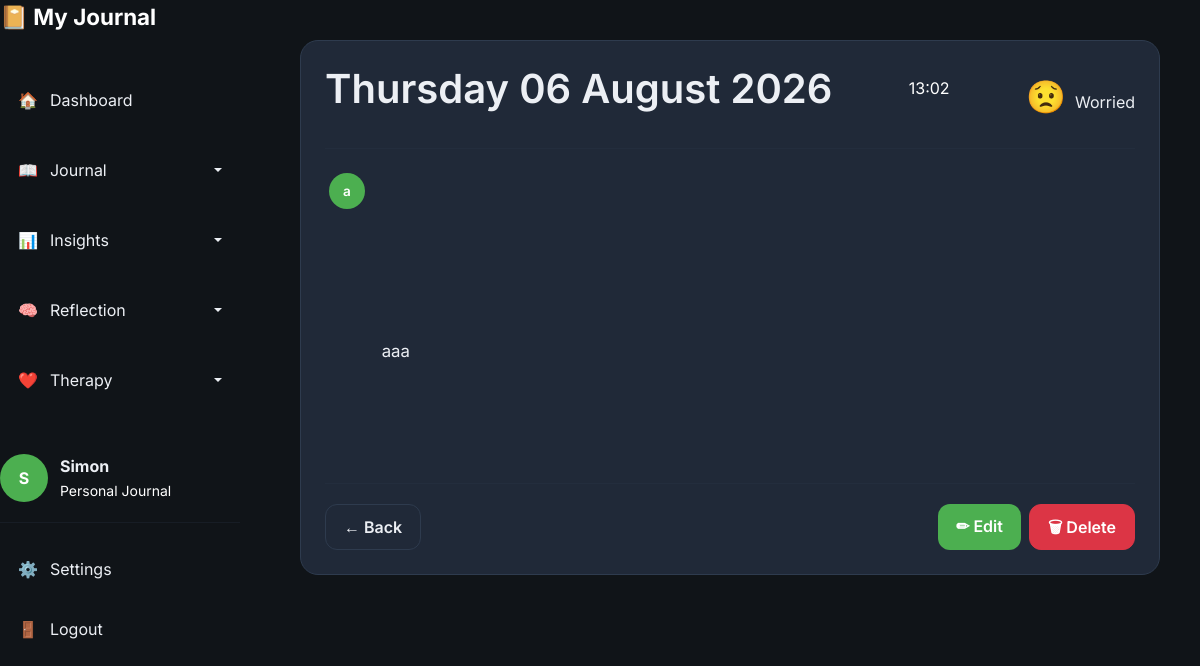
The page /journal/3 (signed in) on the database its author committed.
### models/user.py (models this page shows, shortened)
class User(UserMixin, db.Model):
    id = db.Column(
        db.Integer,
        primary_key=True
    )
    username = db.Column(
        db.String(100),
        unique=True,
        nullable=False
    )
    display_name = db.Column(
    db.String(50),
    nullable=True
    )
    password_hash = db.Column(
        db.String(255),
        nullable=False
    )
    entries = db.relationship(
    "Entry",
    backref="author",
    lazy=True,
    cascade="all, delete-orphan"
)

### models/entry.py (models this page shows)
class Entry(db.Model):
    __tablename__ = "entry"
    id = db.Column(
        db.Integer,
        primary_key=True
    )
    tags = db.Column(
        db.String(500),
        nullable=True
    )
    mood_score = db.Column(
        db.Integer,
        nullable=False
    )
    content = db.Column(
        db.Text,
        nullable=False
    )
    created_at = db.Column(
        db.DateTime,
        default=datetime.utcnow
    )
    user_id = db.Column(
        db.Integer,
        db.ForeignKey("user.id"),
        nullable=False
    )
    is_timeline_event = db.Column(
    db.Boolean,
    default=False,
    nullable=False
    )
    people = db.relationship(
    "Person",
    secondary=entry_people,
    back_populates="entries"
    )
    relationship_score = db.Column(
    db.Integer
    )

### routes/journal.py (the view)
@journal_bp.route("/journal/<int:entry_id>")
@login_required
def view_entry(entry_id):
    entry = get_entry(entry_id, current_user)
    return render_template(
        "view_entry.html",
        entry=entry,
        moods = MOODS
    )

### routes/auth.py (called while the page is built)
@login_manager.user_loader
def load_user(user_id):
    return User.query.get(int(user_id))

### services/journal_helper.py (called while the page is built)
def get_entry(entry_id, user):
    return Entry.query.filter_by(
        id=entry_id,
        user_id=user.id
    ).first_or_404()

### templates/view_entry.html (shortened to what this page needs)
{% extends "base.html" %}
{% block content %}
<div class="content-wrapper">
    <div class="card">
        <div class="entry-header">
            <h1>
                {{ entry.created_at.strftime('%A %d %B %Y') }}
            </h1>
            <p class="text-muted">
                {{ entry.created_at.strftime('%H:%M') }}
            </p>
            <div class="mood-badge">
                <span class="mood-icon">
                    {{ moods[entry.mood_score].emoji }}
                </span>
                <span class="mood-name">
                    {{ moods[entry.mood_score].name }}
                </span>
            </div>
        </div>
        <hr>
        {% if entry.tags %}
        <div class="mb-4">
            {% for tag in entry.tags.split(",") %}
                <span class="tag">
                    {{ tag.strip() }}
                </span>
            {% endfor %}
        </div>
        {% endif %}
        <div class="journal-content">
            {{ entry.content }}
        </div>
        <hr class="mt-5">
        <div class="d-flex justify-content-between flex-wrap gap-2">
            <a href="{{ url_for('journal.search') }}"
               class="btn btn-secondary">
                ← Back
            </a>
            <div class="d-flex gap-2">
                <a href="{{ url_for('journal.edit_entry',
                                    entry_id=entry.id) }}"
                   class="btn btn-primary">
                    ✏ Edit
                </a>
                <a href="{{ url_for('journal.delete_entry',
                                    entry_id=entry.id) }}"
                   class="btn btn-danger"
                   onclick="return confirm('Delete this entry?');">
                    🗑 Delete
                </a>
            </div>
        </div>
    </div>
</div>
{% endblock %}

### templates/base.html (shortened to what this page needs)
<!DOCTYPE html>
<html lang="en">
<head>
    <link
        href="https://cdn.jsdelivr.net/npm/bootstrap@5.3.3/dist/css/bootstrap.min.css"
        rel="stylesheet"
    >
    <link
        rel="stylesheet"
        href="{{ url_for('static', filename='css/variables.css') }}"
    >
    <link
        rel="stylesheet"
        href="{{ url_for('static', filename='css/layout.css') }}"
    >
    <link
        rel="stylesheet"
        href="{{ url_for('static', filename='css/components.css') }}"
    >
    <link
        rel="stylesheet"
        href="{{ url_for('static', filename='css/style.css') }}"
    >
    <link
        rel="stylesheet"
        href="{{ url_for('static', filename='css/trends.css') }}"
    >
    <link
        rel="stylesheet"
        href="{{ url_for('static', filename='css/people.css') }}"
    >
    <link
        rel="stylesheet"
        href="{{ url_for('static', filename='css/patterns.css') }}"
    >
    <link
        rel="stylesheet"
        href="{{ url_for('static', filename='css/therapy.css') }}"
    >
</head>
<body>
{% if current_user.is_authenticated %}
<div class="app-layout">
    <aside class="sidebar">
        <div class="sidebar-header">
            <a
                href="{{ url_for('dashboard.dashboard') }}"
                class="logo"
            >
                📔
                <span>
                    My Journal
                </span>
            </a>
        </div>
        <nav class="sidebar-nav">
            <a
                href="{{ url_for('dashboard.dashboard') }}"
                class="nav-item
                "
            >
                🏠
                <span>
                    Dashboard
                </span>
            </a>
            <div class="dropdown nav-dropdown">
                <a
                    href="#"
                    class="nav-item dropdown-toggle
                    "
                    role="button"
                    data-bs-toggle="dropdown"
                    aria-expanded="false"
                >
                    📖
                    <span>
                        Journal
                    </span>
                </a>
            </div>
            <div class="dropdown nav-dropdown">
                <a
                    href="#"
                    class="nav-item dropdown-toggle
                    "
                    role="button"
                    data-bs-toggle="dropdown"
                    aria-expanded="false"
                >
                    📊
                    <span>
                        Insights
                    </span>
                </a>
            </div>
            <div class="dropdown nav-dropdown">
                <a
                    href="#"
                    class="nav-item dropdown-toggle
                    "
                    role="button"
                    data-bs-toggle="dropdown"
                    aria-expanded="false"
                >
                    🧠
                    <span>
                        Reflection
                    </span>
                </a>
            </div>
            <div class="dropdown nav-dropdown">
                <a
                    href="#"
                    class="nav-item dropdown-toggle
                    "
                    role="button"
                    data-bs-toggle="dropdown"
                    aria-expanded="false"
                >
                    ❤️
                    <span>
                        Therapy
                    </span>
                </a>
            </div>
        </nav>
        <div class="sidebar-footer">
            <div class="user-card">
                <div class="avatar">
                    {{
                        (current_user.display_name or current_user.username)[0]
                        | upper
                    }}
                </div>
                <div>
                    <strong>
                        {{
                            current_user.display_name
                            or
                            current_user.username
                        }}
                    </strong>
                    <br>
                    <small>
                        Personal Journal
                    </small>
                </div>
            </div>
            <hr>
            <a
                href="{{ url_for('settings.settings') }}"
                class="nav-item"
            >
                ⚙️
                <span>
                    Settings
                </span>
            </a>
            <a
                href="{{ url_for('auth.logout') }}"
                class="nav-item"
            >
                🚪
                <span>
                    Logout
                </span>
            </a>
        </div>
    </aside>
    <main class="main-content">
        {% block content %}
        {% endblock %}
    </main>
</div>
{% endif %}
</body>
</html>

### static/css/variables.css (style rules this page uses)
:root { --bg:#101418; --sidebar:#18212d; --card:#202938; --card-hover:#293548; --input:#273244; --text:#ECEFF4; --muted:#ffffff; --text-muted:#ffffff; --heading:#FFFFFF; --accent:#4CAF50; --accent-hover:#43A047; --accent-light:#6FCF70; --success:#22C55E; --warning:#F59E0B; --danger:#EF4444; --info:#3B82F6; --border:#2E3B4E; --shadow-small: 0 4px 12px rgba(0,0,0,.15); --shadow-medium: 0 10px 25px rgba(0,0,0,.25); --shadow-large: 0 20px 40px rgba(0,0,0,.35); --radius-small:8px; --radius-medium:14px; --radius-large:20px; --radius-round:999px; --space-xs:6px; --space-sm:12px; --space-md:20px; --space-lg:32px; --space-xl:48px; --sidebar-width:260px; --transition-fast:.15s ease; --transition:.25s ease; --transition-slow:.4s ease; }

### static/css/layout.css (style rules this page uses)
body { margin:0; padding:0; min-height:100vh; background:var(--bg); color:var(--text); }
.app-layout { display:flex; min-height:100vh; }
.sidebar { position: fixed; top: 0; left: 0; bottom: 0; width: 260px; overflow-y: auto; overflow-x: hidden; }
.sidebar-header { margin-bottom:40px; }
.sidebar-nav { display:flex; flex-direction:column; gap:10px; flex:1; }
.sidebar-footer { margin-top:40px; }
.main-content { flex:1; margin-left:260px; padding:40px; overflow-y:auto; }
.sidebar { width:240px; transition:.3s; }
.content-wrapper { max-width:1200px; margin:auto; }

### static/css/components.css (style rules this page uses)
.card { background:var(--card); border:1px solid var(--border); border-radius:18px; padding:24px; transition:.2s ease; color:var(--text) }
.btn { border-radius:12px; padding:10px 18px; font-weight:600; transition:.2s; }
.btn-primary { background:var(--accent); border:none; color:white; }
.btn-secondary { background:transparent; border:1px solid var(--border); color:var(--text); }
.nav-item { display:flex; align-items:center; gap:12px; padding:14px 18px; margin-bottom:8px; border-radius:12px; text-decoration:none; color:var(--text); transition:.2s; }
.logo { font-size:1.4rem; font-weight:700; text-decoration:none; color:white; }
.user-card { display:flex; align-items:center; gap:12px; margin-top:auto; }
.avatar { width:48px; height:48px; border-radius:50%; background:var(--accent); color:white; display:flex; justify-content:center; align-items:center; font-weight:bold; }
.sidebar .nav-dropdown .dropdown-toggle::after { margin-left: auto; vertical-align: middle; }
.sidebar .nav-dropdown .dropdown-toggle { width: 100%; }

### static/css/style.css (style rules this page uses)
* { box-sizing:border-box; }
body { font-family:'Inter',sans-serif; background:var(--bg); color:var(--text); margin:0; padding:0; overflow-x:hidden; }
h1,h2,h3,h4,h5,h6 { color:var(--text); font-weight:600; margin-bottom:15px; }
p { color:var(--muted); line-height:1.7; }
small { color:var(--muted); }
a { color:inherit; text-decoration:none; }
hr { border:none; border-top:1px solid var(--border); margin:20px 0; }
.tag { display:inline-block; background:var(--accent); color:white; padding:6px 12px; border-radius:30px; margin:3px; font-size:.85rem; }
button, a, .card, input, textarea, select { transition:.2s ease; }
.text-muted { color:var(--muted)!important; }
.entry-header { display:flex; justify-content:space-between; align-items:center; }
.mood-icon { font-size:2rem; }
.journal-content { white-space:pre-wrap; line-height:2; font-size:1.05rem; color:var(--text); margin-top:30px; }
.tag { display:inline-block; padding:8px 14px; margin:4px; border-radius:25px; background:var(--accent); color:white; font-size:.85rem; font-weight:600; }

### rows shown on the page
User: display_name+username "S", display_name+username "Simon"
Entry: created_at "Thursday 06 August 2026", created_at "13:02", mood_score "😟", mood_score "Worried", content "aaa"

### other values the page prints
{{ tag.strip() }} "a"
